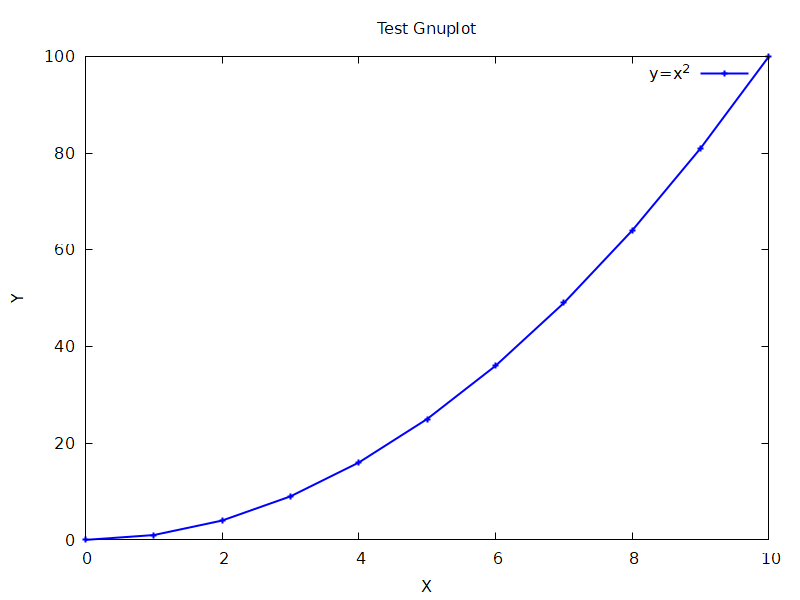

The gnuplot source for this figure:
set terminal pngcairo size 800,600
set output 'test.png'
set title 'Test Gnuplot'
set xlabel 'X'
set ylabel 'Y'
plot 'test.dat' using 1:2 with linespoints lw 2 lc rgb 'blue' title 'y=x^2'
